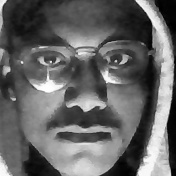
#> input picture train_images/Arya Gangwar_19/Arya Gangwar_19_1.jpg, 176 x 176 px; its folder holds only this picture in this run
$ python train_model.py
#> lines starting #> are read from the running program, lines starting #| are printed output that depends on the picture
import os
import cv2
import numpy as np
from PIL import Image
import json

# Paths
haarcascade_path = r"haarcascade_frontalface_default.xml"
train_image_path = r"train_images"  # Folder containing training images
model_save_path = r"TrainingImageLabel/Trainner.yml"
metadata_path = r"TrainingImageLabel/metadata.json"

# Create directories if they don't exist
os.makedirs(os.path.dirname(model_save_path), exist_ok=True)

# Initialize recognizer
recognizer = cv2.face.LBPHFaceRecognizer_create()

# Validate Haar cascade
if not os.path.exists(haarcascade_path):
    print("Haar Cascade file not found")
    exit()

detector = cv2.CascadeClassifier(haarcascade_path)

# Function to extract images and labels
def get_images_and_labels(path):
#> called with path = 'train_images'
    faces = []
    ids = []
    metadata = {}  # Dictionary to store ID to name and age mapping

    for subdir in os.listdir(path):
        subdir_path = os.path.join(path, subdir)
        if not os.path.isdir(subdir_path):
            continue
        for file in os.listdir(subdir_path):
            image_path = os.path.join(subdir_path, file)
            try:
                pil_image = Image.open(image_path).convert("L")  # Convert to grayscale
#> pil_image is the input picture: PIL image 176x176 L; min 0, max 255, mean 100.6
                image_np = np.array(pil_image, "uint8")

                # Extract metadata from filename (Format: name_age_ID.jpg)
                filename = os.path.splitext(file)[0]
                parts = filename.split("_")
                if len(parts) != 3:
                    print(f"Invalid file format: {file}. Skipping...")
                    continue

                name, age, person_id = parts[0], int(parts[1]), int(parts[2])

                # Detect face in the image
                faces_detected = detector.detectMultiScale(image_np)
#> faces_detected = [[10, 11, 158, 158]]
                if len(faces_detected) == 0:
                    print(f"No face detected in {file}. Skipping...")
                    continue

                for (x, y, w, h) in faces_detected:
                    face = image_np[y:y+h, x:x+w]
                    faces.append(cv2.resize(face, (100, 100)))  # Resize to consistent size
                    ids.append(person_id)

                    # Add to metadata only if the person_id is not already present
                    if person_id not in metadata:
                        metadata[person_id] = {"name": name, "age": age}
                    break  # Use the first detected face only
#> this loop made 1 pass
#> pass 1, in get_images_and_labels, `face = image_np[y:y+h, x:x+w]`:
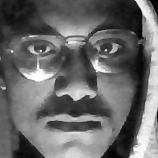
#> face: shape (158, 158); min 0, max 255, mean 104.8
#> after the loop, faces = 1 item; ids = [1]; metadata = 1 item

            except Exception as e:
                print(f"Skipping file {file}: {e}")

    return faces, ids, metadata

# Get images, labels, and metadata
faces, ids, metadata = get_images_and_labels(train_image_path)
#> faces = 1 item; ids = [1]; metadata = 1 item

# Train recognizer
if len(faces) == 0:
    print("No training data found. Exiting...")
    exit()

recognizer.train(faces, np.array(ids))

# Save trained model
recognizer.save(model_save_path)
print(f"Model saved to {model_save_path}")

# Save metadata to JSON
with open(metadata_path, "w") as f:
    json.dump(metadata, f, indent=4)
print(f"Metadata saved to {metadata_path}")

$ run again, on train_images/Arya Gangwar_19/Arya Gangwar_19_10.jpg
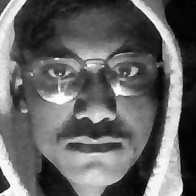
#> input picture train_images/Arya Gangwar_19/Arya Gangwar_19_10.jpg, 196 x 196 px
#> in get_images_and_labels, pil_image is the input picture: PIL image 196x196 L; min 0, max 255, mean 99.9
#> faces_detected = [[5, 12, 169, 169]]
#> the loop in get_images_and_labels, `for (x, y, w, h) in faces_detected:` made 1 pass
#> pass 1, in get_images_and_labels, `face = image_np[y:y+h, x:x+w]`:
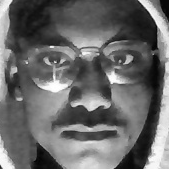
#> face: shape (169, 169); min 1, max 255, mean 104.5
#> after the loop in get_images_and_labels, `for (x, y, w, h) in faces_detected:`: faces = 1 item; ids = [10]; metadata = 1 item
#> `faces, ids, metadata = get_images_and_labels(train_image_path)`: ids = [10]; metadata = 1 item
